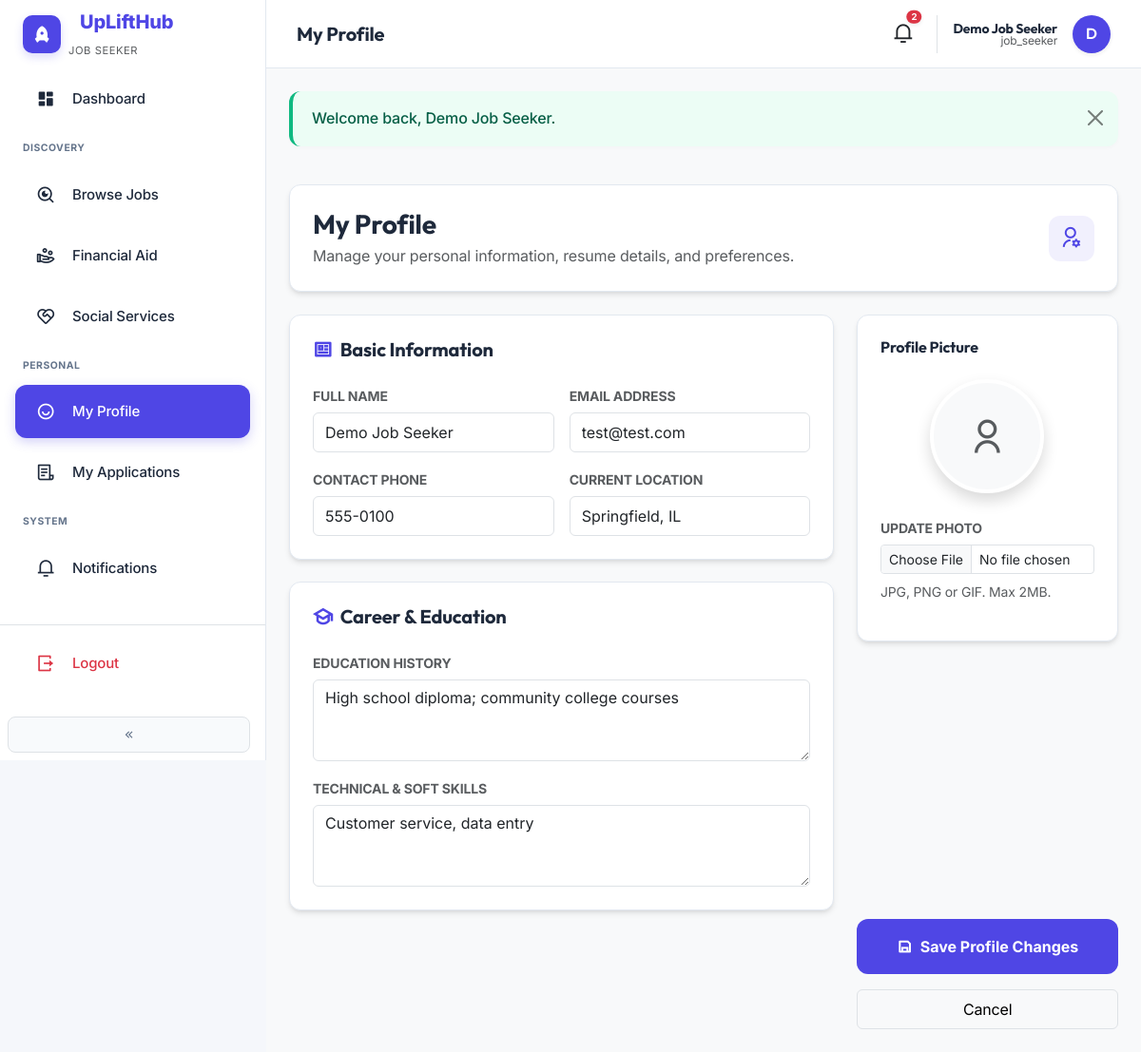
Page /jobseeker/profile.php (signed in) on the committed database.
### tables this page shows
CREATE TABLE `job_seeker_profiles` (
  `user_id` int(10) UNSIGNED NOT NULL,
  `contact` varchar(100) DEFAULT NULL,
  `education` text DEFAULT NULL,
  `skills` text DEFAULT NULL,
  `location` varchar(255) DEFAULT NULL,
  `income_bracket` varchar(50) DEFAULT NULL,
  `profile_picture` varchar(255) DEFAULT NULL
);

CREATE TABLE `users` (
  `id` int(10) UNSIGNED NOT NULL,
  `email` varchar(255) NOT NULL,
  `password_hash` varchar(255) NOT NULL,
  `role` enum('job_seeker','recruiter','admin') NOT NULL,
  `name` varchar(255) NOT NULL,
  `recruiter_status` enum('n/a','pending','approved','rejected') NOT NULL DEFAULT 'n/a',
  `reset_token` varchar(64) DEFAULT NULL,
  `reset_expires` datetime DEFAULT NULL,
  `created_at` timestamp NOT NULL DEFAULT current_timestamp()
);

### includes/functions.php (called while the page is built, shortened)
<?php
function app_url(string $path = '', bool $absolute = false): string
{
    $base = rtrim(APP_BASE, '/');
    $path = ltrim($path, '/');
    return ($base === '' ? '' : $base) . '/' . $path;
}
function e(string $s): string
{
    return htmlspecialchars($s, ENT_QUOTES, 'UTF-8');
}

### includes/auth.php (called while the page is built, shortened)
<?php
function current_user(): ?array
{
    return [
        'id' => (int) $_SESSION['user_id'],
        'email' => (string) ($_SESSION['user_email'] ?? ''),
        'name' => (string) ($_SESSION['user_name'] ?? ''),
        'role' => (string) ($_SESSION['user_role'] ?? ''),
        'recruiter_status' => (string) ($_SESSION['recruiter_status'] ?? 'n/a'),
    ];
}

### jobseeker/profile.php (the view, shortened to what this page needs)
<?php
$pdo = db();
$uid = current_user()['id'];
$st = $pdo->prepare(
    'SELECT u.name, u.email, p.contact, p.education, p.skills, p.location, p.income_bracket, p.profile_picture
     FROM users u
     LEFT JOIN job_seeker_profiles p ON p.user_id = u.id
     WHERE u.id = ? LIMIT 1'
);
$st->execute([$uid]);
$row = $st->fetch() ?: [];
$pageTitle = 'My Profile';
require dirname(__DIR__) . '/includes/partials/dashboard-start.php';
$pic = $row['profile_picture'] ?? '';
?>
<div class="row g-4 mb-4 mt-2">
  <div class="col-12">
    <div class="card-premium-admin p-4 reveal reveal-fade">
      <div class="d-flex flex-column flex-md-row align-items-md-center justify-content-between gap-3">
        <div>
          <h1 class="h3 fw-bold mb-1" style="font-family: 'Outfit', sans-serif;">My Profile</h1>
          <p class="text-muted mb-0">Manage your personal information, resume details, and preferences.</p>
        </div>
        <div class="d-flex align-items-center">
           <div class="metric-icon indigo mb-0" style="width: 48px; height: 48px;">
             <i class="ri-user-settings-line"></i>
           </div>
        </div>
      </div>
    </div>
  </div>
</div>
<form method="post" enctype="multipart/form-data" data-live-validate="true" novalidate>
  <div class="row g-4">
    <div class="col-lg-8">
      <div class="card-premium-admin p-4 mb-4 reveal reveal-up">
        <h2 class="h5 fw-bold mb-4" style="font-family: 'Outfit', sans-serif;">
          <i class="ri-profile-line text-indigo me-2"></i>Basic Information
        </h2>
        <div class="row g-3">
          <div class="col-md-6">
            <label class="form-label small fw-bold text-muted h6" for="name">FULL NAME</label>
            <input type="text" class="form-control py-2" id="name" name="name" required value="<?= e((string) ($row['name'] ?? '')) ?>">
          </div>
          <div class="col-md-6">
            <label class="form-label small fw-bold text-muted h6" for="email">EMAIL ADDRESS</label>
            <input type="email" class="form-control py-2" id="email" name="email" required value="<?= e((string) ($row['email'] ?? '')) ?>">
          </div>
          <div class="col-md-6">
            <label class="form-label small fw-bold text-muted h6" for="contact">CONTACT PHONE</label>
            <input type="text" class="form-control py-2" id="contact" name="contact" required value="<?= e((string) ($row['contact'] ?? '')) ?>">
          </div>
          <div class="col-md-6">
            <label class="form-label small fw-bold text-muted h6" for="location">CURRENT LOCATION</label>
            <input type="text" class="form-control py-2" id="location" name="location" value="<?= e((string) ($row['location'] ?? '')) ?>">
          </div>
        </div>
      </div>
      <div class="card-premium-admin p-4 mb-4 reveal reveal-up">
        <h2 class="h5 fw-bold mb-4" style="font-family: 'Outfit', sans-serif;">
          <i class="ri-graduation-cap-line text-indigo me-2"></i>Career & Education
        </h2>
        <div class="row g-3">
          <div class="col-12">
            <label class="form-label small fw-bold text-muted h6" for="education">EDUCATION HISTORY</label>
            <textarea class="form-control" id="education" name="education" rows="3" placeholder="List your degrees, certifications, or workshops..."><?= e((string) ($row['education'] ?? '')) ?></textarea>
          </div>
          <div class="col-12">
            <label class="form-label small fw-bold text-muted h6" for="skills">TECHNICAL & SOFT SKILLS</label>
            <textarea class="form-control" id="skills" name="skills" rows="3" placeholder="e.g. JavaScript, Project Management, Graphic Design..."><?= e((string) ($row['skills'] ?? '')) ?></textarea>
          </div>
        </div>
      </div>
    </div>
    <div class="col-lg-4">
      <div class="card-premium-admin p-4 mb-4 text-center reveal reveal-up">
        <h2 class="h6 fw-bold mb-4 text-start" style="font-family: 'Outfit', sans-serif;">Profile Picture</h2>
        <div class="mb-4 d-flex justify-content-center">
          <div class="position-relative">
            <?php if ($pic): ?>
              <img src="<?= e(app_url('uploads/' . $pic)) ?>" alt="" class="rounded-circle border border-4 border-white shadow" style="width: 120px; height: 120px; object-fit: cover;" id="jsPreview">
            <?php else: ?>
              <div class="rounded-circle bg-light border border-4 border-white shadow d-flex align-items-center justify-content-center" style="width: 120px; height: 120px;" id="jsPreviewPlaceholder">
                <i class="ri-user-line display-6 text-muted"></i>
              </div>
            <?php endif; ?>
          </div>
        </div>
        <div class="mb-3 text-start">
           <label class="form-label small fw-bold text-muted h6" for="profile_picture">UPDATE PHOTO</label>
           <input type="file" class="form-control form-control-sm" id="profile_picture" name="profile_picture" accept="image/*" data-preview-target="jsPreview">
           <small class="text-muted d-block mt-2">JPG, PNG or GIF. Max 2MB.</small>
        </div>
      </div>
      <div class="d-grid gap-3">
        <button type="submit" class="btn btn-indigo py-3 fw-bold">
          <i class="ri-save-line me-2"></i>Save Profile Changes
        </button>
        <a href="<?= e(app_url('jobseeker/dashboard.php')) ?>" class="btn btn-light border py-2">Cancel</a>
      </div>
    </div>
  </div>
</form>
<?php require dirname(__DIR__) . '/includes/partials/dashboard-end.php'; ?>

### includes/partials/topbar.php (shortened to what this page needs)
<?php
$u = current_user();
$pdo = db();
$st = $pdo->prepare('SELECT COUNT(*) FROM notifications WHERE user_id = ? AND is_read = 0');
$st->execute([$u['id']]);
$notifCount = (int) $st->fetchColumn();
$role = $u['role'];
$notifHref = match ($role) {
    'job_seeker' => app_url('jobseeker/notifications.php'),
    'recruiter' => app_url('recruiter/notifications.php'),
    default => app_url('admin/dashboard.php'),
};
?>
<header class="dashboard-topbar">
  <div class="d-flex align-items-center gap-3">
    <h1 class="h5 fw-bold mb-0 d-none d-md-block" style="font-family: 'Outfit', sans-serif;"><?= e($pageTitle ?? 'Dashboard') ?></h1>
  </div>
  <div class="d-flex align-items-center gap-4">
    <a href="<?= e($notifHref) ?>" class="position-relative text-dark text-decoration-none" title="Notifications">
      <i class="ri-notification-3-line" style="font-size: 1.4rem;"></i>
      <?php if ($notifCount > 0): ?>
        <span class="position-absolute top-0 start-100 translate-middle badge rounded-pill bg-danger shadow-sm" style="font-size: 0.6rem; padding: 0.25em 0.5em;"><?= $notifCount > 9 ? '9+' : $notifCount ?></span>
      <?php endif; ?>
    </a>
    <div class="d-flex align-items-center gap-3 ps-3 border-start">
      <div class="text-end lh-1 d-none d-sm-block">
        <div class="fw-bold small" style="font-family: 'Outfit', sans-serif;"><?= e($u['name']) ?></div>
        <div class="text-muted" style="font-size: 0.75rem;"><?= e($role === 'admin' ? 'Administrator' : $role) ?></div>
      </div>
      <div class="avatar bg-indigo text-white rounded-circle d-flex align-items-center justify-content-center shadow-sm" style="width:40px; height:40px; font-weight: 600; font-family: 'Outfit', sans-serif;">
        <?= e(strtoupper(substr($u['name'], 0, 1))) ?>
      </div>
    </div>
  </div>
</header>

### assets/css/uplifthub.css (style rules this page uses)
:root { --uplift-indigo: #2D5BFF; --uplift-indigo-dark: #1E3BB3; --uplift-blue: #2D5BFF; --uplift-black: #1A1D23; --uplift-green: #34D399; --uplift-orange: #F59E0B; --uplift-purple: #8B5CF6; --uplift-soft-blue: #F8FAFE; --uplift-card-bg: #ffffff; --uplift-sidebar: #f5f7fb; --uplift-border: rgba(0,0,0,0.06); }
.uplift-body { --bg: #ffffff; --section-alt: var(--uplift-soft-blue); --panel: #ffffff; --muted: #64748b; color: var(--uplift-black); background-color: var(--bg); font-family: 'Inter', system-ui, -apple-system, sans-serif; line-height: 1.6; }
.dashboard-topbar { position: sticky; top: 0; z-index: 1030; }

### assets/css/animations.css (style rules this page uses)
.reveal { opacity: 0; transition: opacity 0.8s cubic-bezier(0.25, 0.46, 0.45, 0.94), transform 0.8s cubic-bezier(0.25, 0.46, 0.45, 0.94); will-change: opacity, transform; }
.reveal-up { transform: translateY(40px); }
.reveal-fade { transform: none; }
.reveal.reveal-visible { opacity: 1; transform: translateY(0) translateX(0) scale(1); }

### assets/css/admin-premium.css (style rules this page uses)
:root { --admin-indigo: #4F46E5; --admin-indigo-light: #818CF8; --admin-indigo-soft: rgba(79, 70, 229, 0.08); --admin-bg: #F8FAFC; --admin-card-bg: #FFFFFF; --admin-sidebar-bg: #FFFFFF; --admin-border: #E2E8F0; --admin-text-main: #1E293B; --admin-text-muted: #64748B; --admin-radius: 0.75rem; --admin-shadow: 0 4px 6px -1px rgba(0, 0, 0, 0.1), 0 2px 4px -1px rgba(0, 0, 0, 0.06); --admin-shadow-lg: 0 10px 15px -3px rgba(0, 0, 0, 0.1), 0 4px 6px -2px rgba(0, 0, 0, 0.05); }
body.admin-body { background-color: var(--admin-bg); color: var(--admin-text-main); font-family: 'Inter', 'Outfit', sans-serif; letter-spacing: -0.01em; }
.dashboard-topbar { height: 72px; background: #FFFFFF; border-bottom: 1px solid var(--admin-border); padding: 0 2rem; display: flex; align-items: center; justify-content: space-between; position: sticky; top: 0; z-index: 1040; }
.btn-indigo { background: var(--admin-indigo); color: #FFFFFF; border-radius: var(--admin-radius); font-weight: 600; transition: all 0.2s ease; }
.text-indigo { color: var(--admin-indigo) !important; }
.bg-indigo { background: var(--admin-indigo) !important; }
.card-premium-admin { background: var(--admin-card-bg); border: 1px solid var(--admin-border); border-radius: var(--admin-radius); box-shadow: var(--admin-shadow); transition: all 0.3s ease; }
.metric-icon { width: 48px; height: 48px; border-radius: 12px; display: flex; align-items: center; justify-content: center; font-size: 1.5rem; margin-bottom: 1rem; }
.metric-icon.indigo { background: var(--admin-indigo-soft); color: var(--admin-indigo); }
* { transition: background-color 0.2s, border-color 0.2s, color 0.2s, transform 0.2s; }

### rows in the picture
job_seeker_profiles: user_id.name "Demo Job Seeker", user_id.name "D", name "Demo Job Seeker", email "test@test.com", contact "555-0100", location "Springfield, IL", education "High school diploma; community college courses", skills "Customer service, data entry"

### other values in the picture
$pageTitle "My Profile"
$notifCount "2"
$role === 'admin' ? 'Administrator' : $role "job_seeker"
$f['message'] "Welcome back, Demo Job Seeker."
